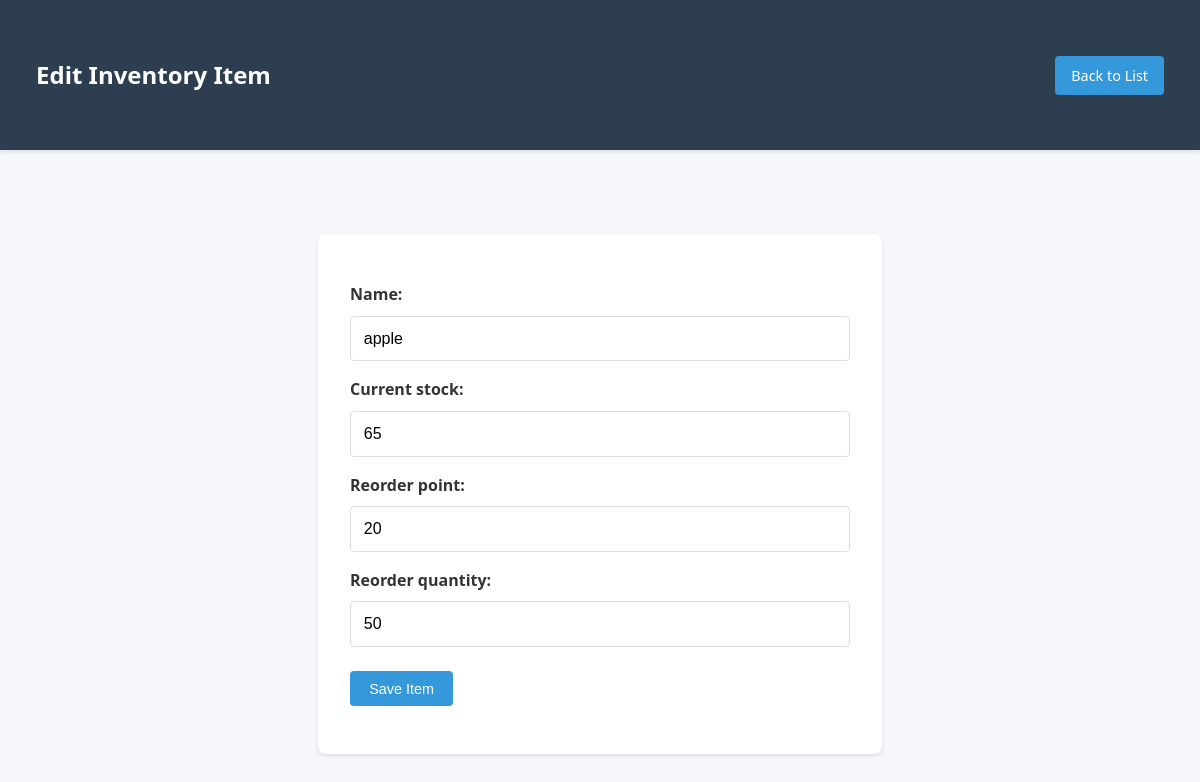
The app's page /edit/1/, older data.
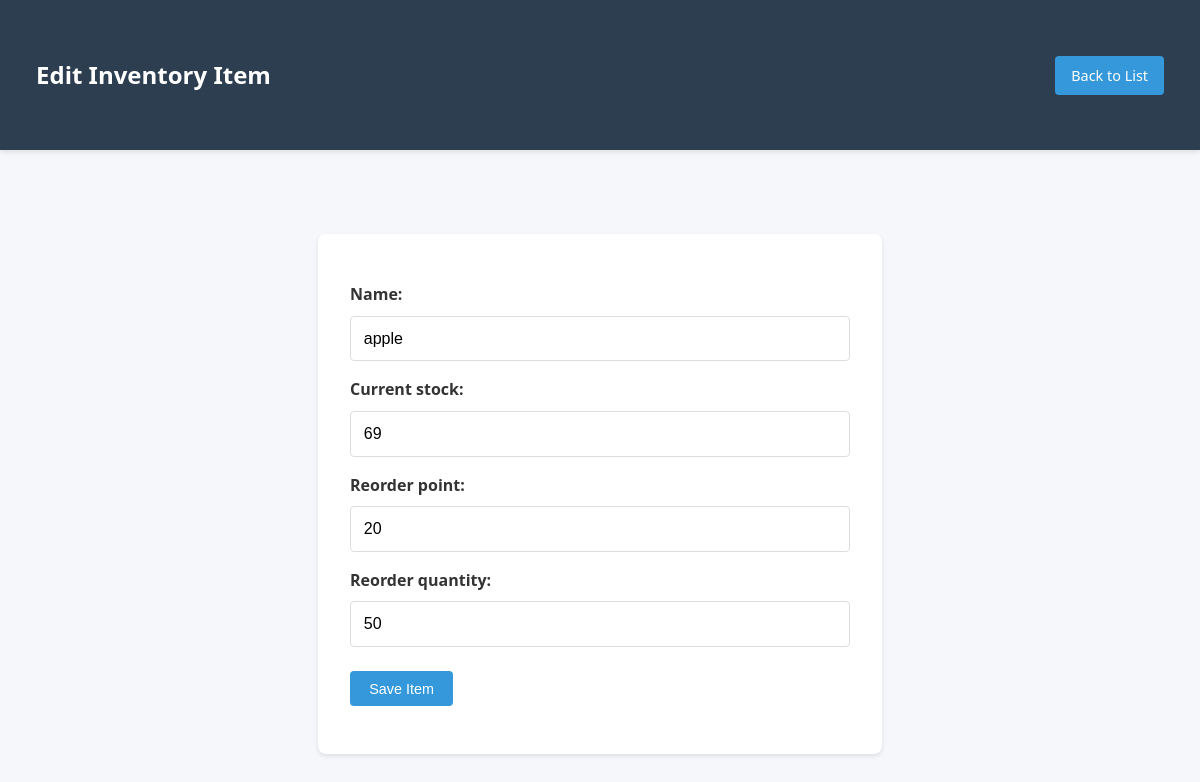
The same page, newer data.
### inventory/models.py (models this page shows, shortened)
class InventoryItem(models.Model):
    name = models.CharField(max_length=100)
    current_stock = models.IntegerField()
    reorder_point = models.IntegerField()
    reorder_quantity = models.IntegerField()

### inventory/views.py (the view)
# urls.py: path('edit/<int:pk>/', views.InventoryUpdateView.as_view(), name='inventory_update'),
class InventoryUpdateView(UpdateView):
    model = InventoryItem
    form_class = InventoryItemForm
    template_name = 'inventory/inventory_form.html'
    success_url = reverse_lazy('inventory:inventory_list')

### inventory/forms.py
class InventoryItemForm(forms.ModelForm):
    class Meta:
        model = InventoryItem
        fields = ['name', 'current_stock', 'reorder_point', 'reorder_quantity']

### inventory/templates/inventory/inventory_form.html (shortened to what this page needs)
{% load static %}
<link rel="stylesheet" href="{% static 'inventory/css/styles.css' %}">
<!DOCTYPE html>
<html>
<head>
    {% load static %}
    <link rel="stylesheet" href="{% static 'inventory/css/styles.css' %}">
</head>
<body>
    <header class="header">
        <nav class="nav container">
            <h1>{% if object %}Edit{% else %}Add{% endif %} Inventory Item</h1>
            <a href="{% url 'inventory:inventory_list' %}" class="btn btn-primary">Back to List</a>
        </nav>
    </header>
    <div class="container">
        <div class="form-container">
            <form method="post">
                <div class="form-group">
                    {{ form.as_p }}
                </div>
                <button type="submit" class="btn btn-primary">Save Item</button>
            </form>
        </div>
    </div>
</body>
</html>

Row changes from the older to the newer data that the page shows:
changed InventoryItem "apple": current_stock "65" → "69"
